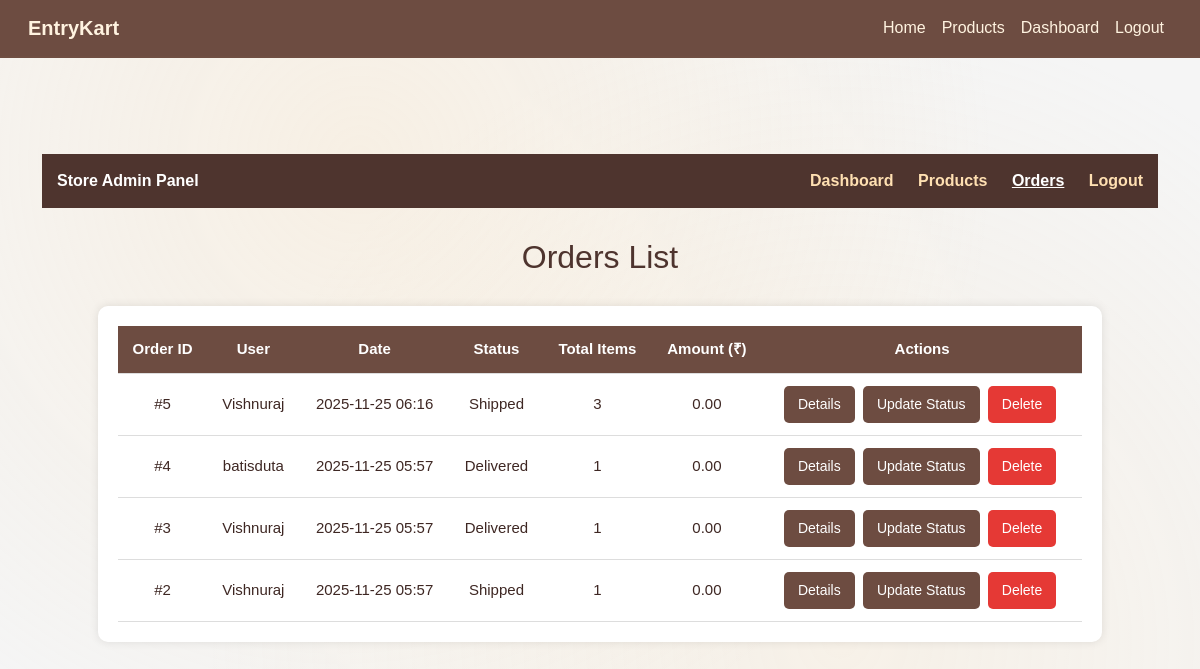
Screenshot of /storeadmin/orders/ (signed in) with the database file from the repository.
### store/models.py (models this page shows, shortened)
class Order(models.Model):
    STATUS_CHOICES = (
        ("Pending", "Pending"),
        ("Processing", "Processing"),
        ("Shipped", "Shipped"),
        ("Delivered", "Delivered"),
        ("Cancelled", "Cancelled"),
    )
    user = models.ForeignKey(User, on_delete=models.CASCADE, related_name='store_orders')
    order_date = models.DateTimeField(auto_now_add=True)
    status = models.CharField(max_length=20, choices=STATUS_CHOICES, default="Pending")
    total_amount = models.DecimalField(max_digits=10, decimal_places=2, default=0)

### storeadmin/views.py (the view)
    def wrapper(request, *args, **kwargs):
        if "store_admin_id" not in request.session:
            return redirect("storeadmin:admin_login")
        return view_func(request, *args, **kwargs)

### storeadmin/views.py (called while the page is built)
def admin_required(view_func):
    def wrapper(request, *args, **kwargs):
        if "store_admin_id" not in request.session:
            return redirect("storeadmin:admin_login")
        return view_func(request, *args, **kwargs)
    return wrapper

@admin_required
def admin_orders(request):
    orders = Order.objects.all().order_by("-id")
    return render(request, "admin_orders.html", {"orders": orders})

### storeadmin/templates/admin_orders.html (shortened to what this page needs)
{% extends "base.html" %}
{% block content %}
<div class="admin-nav mb-0">
    <div><strong>Store Admin Panel</strong></div>
    <div>
        <a href="{% url 'storeadmin:admin_dashboard' %}">Dashboard</a>
        <a href="{% url 'storeadmin:admin_products' %}">Products</a>
        <a href="{% url 'storeadmin:admin_orders' %}" class="active">Orders</a>
        <a href="{% url 'storeadmin:admin_logout' %}">Logout</a>
    </div>
</div>
<h2>Orders List</h2>
<div class="table-container">
    <table>
        <thead>
            <tr>
                <th>Order ID</th>
                <th>User</th>
                <th>Date</th>
                <th>Status</th>
                <th>Total Items</th>
                <th>Amount (₹)</th>
                <th>Actions</th>
            </tr>
        </thead>
        <tbody>
            {% for order in orders %}
            <tr>
                <td>#{{ order.id }}</td>
                <td>{{ order.user.username }}</td>
                <td>{{ order.order_date|date:"Y-m-d H:i" }}</td>
                <td>{{ order.status }}</td>
                <td>{{ order.items.count }}</td>
                <td>{{ order.total_amount }}</td>
                <td>
                    <a href="{% url 'storeadmin:admin_order_detail' order.id %}" class="table-btn">
                        Details
                    </a>
                    <a href="{% url 'storeadmin:admin_update_order_status' order.id %}" class="table-btn">
                        Update Status
                    </a>
                    <a href="{% url 'storeadmin:admin_delete_order' order.id %}" class="table-btn delete-btn"
                       onclick="return confirm('Delete this order?');">Delete</a>
                </td>
            </tr>
            {% empty %}
            <tr>
                <td colspan="7" class="empty-msg">No orders found</td>
            </tr>
            {% endfor %}
        </tbody>
    </table>
</div>
{% endblock %}

### store/templates/base.html (style rules this page uses)
body { font-family: 'Poppins', sans-serif; background: linear-gradient(to bottom right, #fff5ee, #f7e3c3); color: #3e2723; min-height: 100vh; overflow-x: hidden; }
html { scroll-behavior: smooth; }

### storeadmin/templates/admin_orders.html (style rules this page uses)
body { background: #f5f5f5; }
.admin-nav { background: #4e342e; padding: 15px; color: white; display: flex; justify-content: space-between; align-items: center; margin-bottom: 0; }
.admin-nav a { color: #ffe0b2; margin-left: 20px; text-decoration: none; font-weight: 600; }
.admin-nav a.active, .admin-nav a:hover { color: #ffffff; text-decoration: underline; }
h2 { text-align: center; color: #4e342e; margin-top: 30px; }
.table-container { width: 90%; margin: 30px auto; background: white; padding: 20px; border-radius: 10px; box-shadow: 0 0 10px rgba(0,0,0,0.1); }
table { width: 100%; border-collapse: collapse; font-size: 15px; }
thead { background: #6d4c41; color: white; }
th, td { padding: 12px; border-bottom: 1px solid #ddd; text-align: center; }
.table-btn { background: #6d4c41; color: white !important; padding: 8px 14px; border-radius: 5px; display: inline-block; text-decoration: none; transition: 0.3s; font-size: 14px; margin-right: 4px; }
.delete-btn { background: #e53935; }

### rows the page displays
Order: id "5", user.username "Vishnuraj", order_date "2025-11-25 06:16", status "Shipped", items.count "3", total_amount "0.00"
Order: id "4", user.username "batisduta", order_date "2025-11-25 05:57", status "Delivered", items.count "1", total_amount "0.00"
Order: id "3", user.username "Vishnuraj", order_date "2025-11-25 05:57", status "Delivered", items.count "1", total_amount "0.00"
Order: id "2", user.username "Vishnuraj", order_date "2025-11-25 05:57", status "Shipped", items.count "1", total_amount "0.00"
